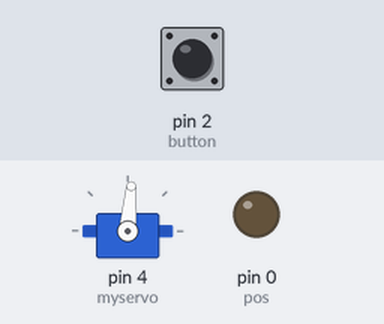
The sketch below on a simulated Arduino Uno, built with avr-gcc and run on an emulated ATmega328P. On the bench: servo, output pins drawn as LEDs (lit = HIGH). Inputs (shaded band) come from the test bench; at power-on: pin 2 (button) HIGH.

Above: at 1.2 s.
1.3 s: pin 2 (button) pulled LOW for 0.15 s
Timing chart, 0 to 4.3 s (numbered marks = the images above; inputs shaded):
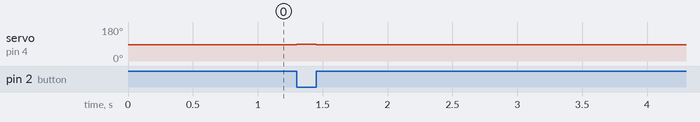

The sketch:

sketch_oct21g.ino
```cpp
#include <Servo.h>

Servo myservo;  // create servo object to control a servo
               // a maximum of eight servo objects can be created

int pos = 0;    // variable to store the servo position
int button = 2;  // The button will be on Pin 2


void setup()
{
 myservo.attach(4);  // attaches the servo on pin 9 to the servo object
pinMode(pos, OUTPUT);
pinMode(button, INPUT);
digitalWrite (button, LOW);
}

void loop()
{

   if (digitalRead(button) == LOW)

 myservo.write(90);
 if (digitalRead(button) == HIGH)

myservo.write(85);
 }
```

Measured:
- after the input at 1.3 s, servo on pin 4 (myservo): 85° → 90° at once, → 85° 0.15 s later
